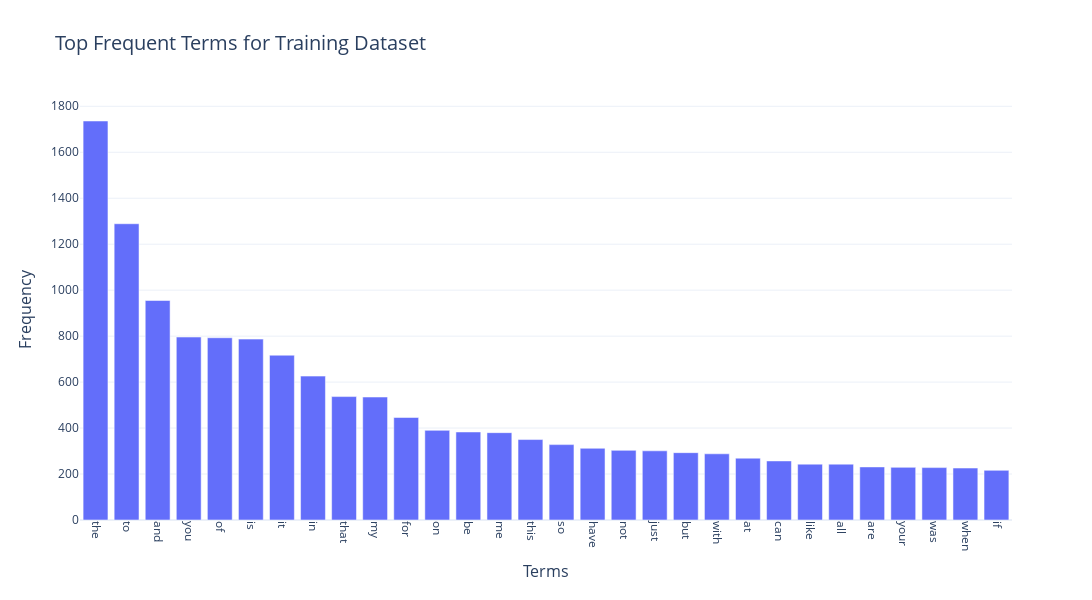

Write notebook code for a chart like this one.
### Markdown cell above
### word frequncy for train dataset

### Code cell
# Answer here
from sklearn.feature_extraction.text import CountVectorizer
import numpy as np
import plotly.express as px

count_vect = CountVectorizer()
X_counts = count_vect.fit_transform(train_df.text) #learn the vocabulary and return document-term matrix

term_frequencies = np.sum(X_counts.toarray(), axis=0)  # Sum over all documents

top_n = 30  # keep 30 most frequent terms
sorted_indices = np.argsort(term_frequencies)[::-1] 
top_indices = sorted_indices[:top_n]

X_counts_reduced = X_counts[:, top_indices]

top_terms = count_vect.get_feature_names_out()[top_indices]

term_data = pd.DataFrame({
    'Term': top_terms,  # The most frequent terms after filtering
    'Frequency': term_frequencies[top_indices]  # Corresponding frequencies
})

fig = px.bar(term_data, 
             x='Term', 
             y='Frequency', 
             title='Top Frequent Terms for Training Dataset',
             labels={'Term': 'Terms', 'Frequency': 'Frequency'},
             template='plotly_white')

fig.update_layout(
    xaxis=dict(tickangle=90),
    height=600,
    width=1200, 
    title_font_size=20,
    xaxis_title_font_size=16,
    yaxis_title_font_size=16
)

fig.show()

### Figure 1 — Plotly figure (JSON) as saved in the notebook; plotly's stock layout.template omitted (floating-point values rounded to 4 significant figures)
{"data": [{"hovertemplate": "Terms=%{x}<br>Frequency=%{y}<extra></extra>", "legendgroup": "", "marker": {"color": "#636efa", "pattern": {"shape": ""}}, "name": "", "orientation": "v", "showlegend": false, "textposition": "auto", "type": "bar", "x": ["the", "to", "and", "you", "of", "is", "it", "in", "that", "my", "for", "on", "be", "me", "this", "so", "have", "not", "just", "but", "with", "at", "can", "like", "all", "are", "your", "was", "when", "if"], "xaxis": "x", "y": [1736, 1289, 955, 796, 793, 787, 717, 626, 537, 535, 446, 390, 383, 380, 350, 328, 312, 303, 301, 293, 288, 269, 257, 243, 243, 231, 229, 228, 226, 216], "yaxis": "y"}], "layout": {"barmode": "relative", "height": 600, "legend": {"tracegroupgap": 0}, "title": {"font": {"size": 20}, "text": "Top Frequent Terms for Training Dataset"}, "width": 1200, "xaxis": {"anchor": "y", "domain": [0, 1], "tickangle": 90, "title": {"font": {"size": 16}, "text": "Terms"}}, "yaxis": {"anchor": "x", "domain": [0, 1], "title": {"font": {"size": 16}, "text": "Frequency"}}}}
